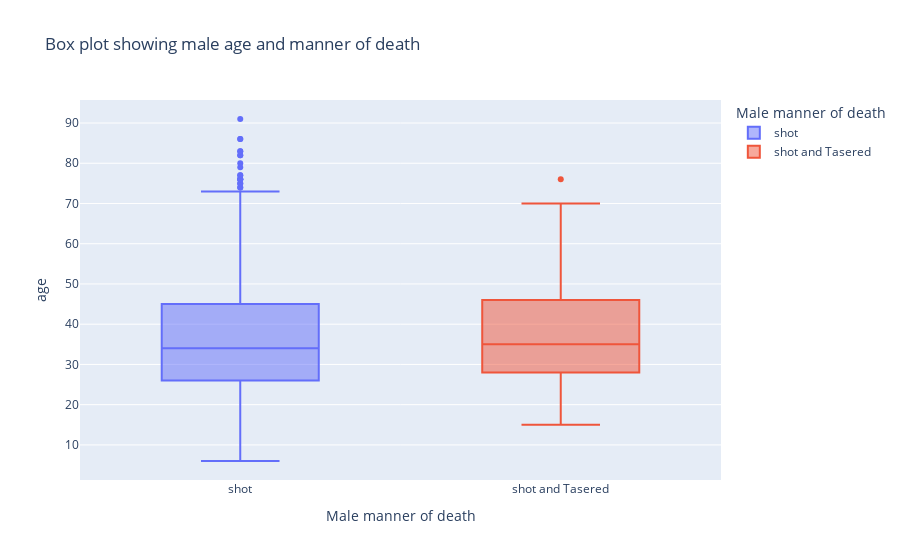

Notebook source saved alongside this figure:
### Markdown cell above
# A Box Plot Showing the Age and Manner of Death

### Code cell
male_df = df_fatalities.copy()
male_df.dropna(subset='age', inplace=True)
male_df = male_df[male_df.gender == 'M']
boxplot_male = px.box(male_df, x=male_df.manner_of_death, y=male_df.age, color=male_df.manner_of_death, title='Box plot showing male age and manner of death', labels={'manner_of_death':'Male manner of death'})
boxplot_male.show()

### Figure 1 — Plotly figure (JSON) as saved in the notebook; plotly's stock layout.template omitted (floating-point values rounded to 4 significant figures; data arrays with more than 128 entries replaced by an {"elided": "..."} marker saying what was removed)
{"data": [{"alignmentgroup": "True", "hovertemplate": "Male manner of death=%{x}<br>age=%{y}<extra></extra>", "legendgroup": "shot", "marker": {"color": "#636efa"}, "name": "shot", "notched": false, "offsetgroup": "shot", "orientation": "v", "showlegend": true, "type": "box", "x": {"elided": "2191 str values"}, "x0": " ", "xaxis": "x", "y": {"elided": "2191 int values"}, "y0": " ", "yaxis": "y"}, {"alignmentgroup": "True", "hovertemplate": "Male manner of death=%{x}<br>age=%{y}<extra></extra>", "legendgroup": "shot and Tasered", "marker": {"color": "#EF553B"}, "name": "shot and Tasered", "notched": false, "offsetgroup": "shot and Tasered", "orientation": "v", "showlegend": true, "type": "box", "x": {"elided": "163 str values"}, "x0": " ", "xaxis": "x", "y": {"elided": "163 int values"}, "y0": " ", "yaxis": "y"}], "layout": {"boxmode": "overlay", "legend": {"title": {"text": "Male manner of death"}, "tracegroupgap": 0}, "title": {"text": "Box plot showing male age and manner of death"}, "xaxis": {"anchor": "y", "categoryarray": ["shot", "shot and Tasered"], "categoryorder": "array", "domain": [0, 1], "title": {"text": "Male manner of death"}}, "yaxis": {"anchor": "x", "domain": [0, 1], "title": {"text": "age"}}}}
